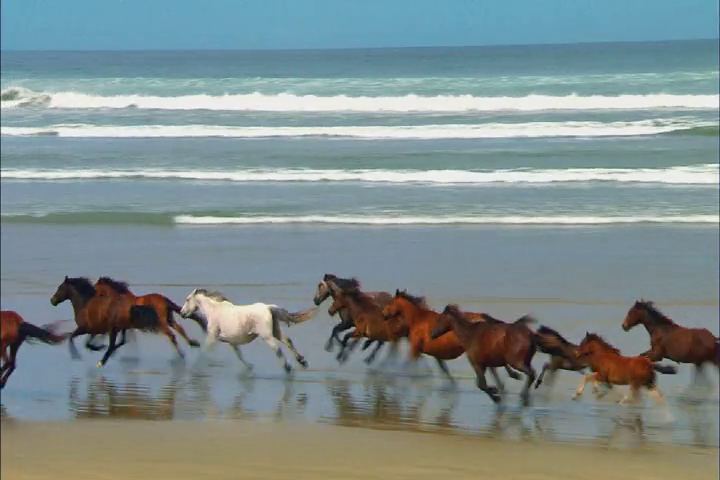
#> input picture frame 12 of CV/horses.mp4, 720 x 480 px
$ python cvideo.py
#> lines starting #> are read from the running program, lines starting #| are printed output that depends on the picture; after the words box and inside, x2 and y2 are one past the last pixel; in counts of white or black regions, pixels touching at a corner belong together
import cv2
import numpy
import matplotlib.pyplot as plot

def video_test():
    # 读取视频文件
    cap = cv2.VideoCapture('./horses.mp4')

    # 定义codec和视频写入对象(fps,size)
    fourcc = cv2.VideoWriter_fourcc(*'DIVX')
    out = cv2.VideoWriter('output.avi',fourcc,20.0,(480,720))

    while(cap.isOpened()):
        # 获取帧frame
        ret,frame = cap.read()
#> frame is the input picture: shape (480, 720, 3); mean B, G, R 143.3, 143, 128.6
        # 帧处理
        #print(frame.shape)
        if ret == True :
            img_gray = cv2.cvtColor(frame,cv2.COLOR_BGR2GRAY)
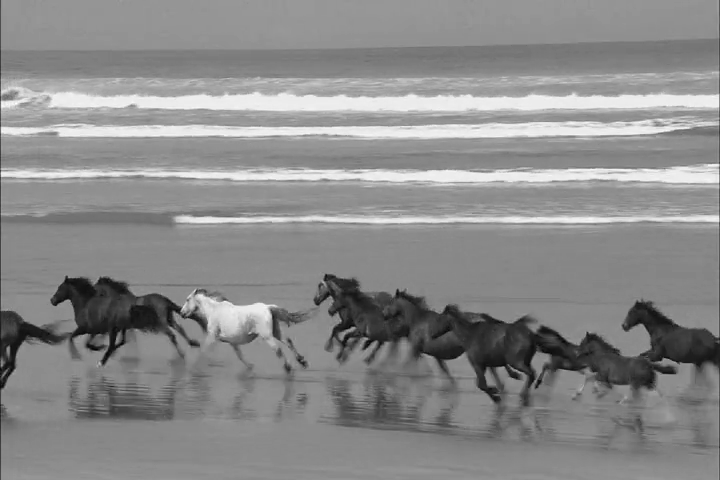
#> img_gray: shape (480, 720); min 1, max 255, mean 138.7
            img_gb = cv2.GaussianBlur(img_gray,(5,5),0)
            edges = cv2.Canny(img_gb,80,150)
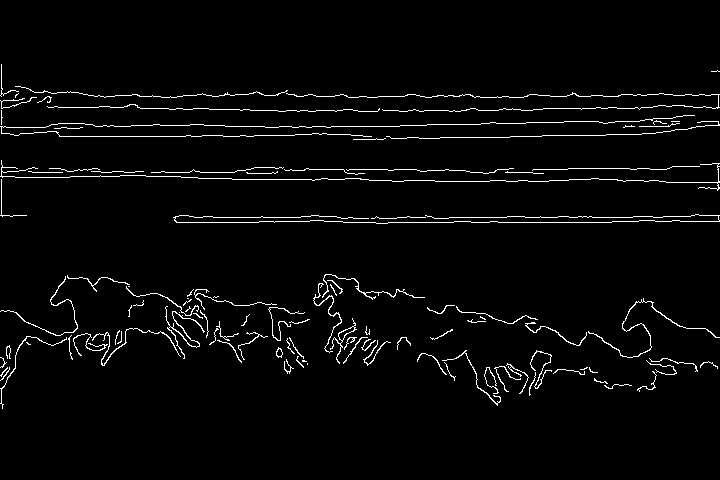
#> edges: shape (480, 720); 3% white in thin lines or dots, all inside (x1, y1, x2, y2) = (0, 64, 720, 409)
            flip = cv2.flip(edges,1)
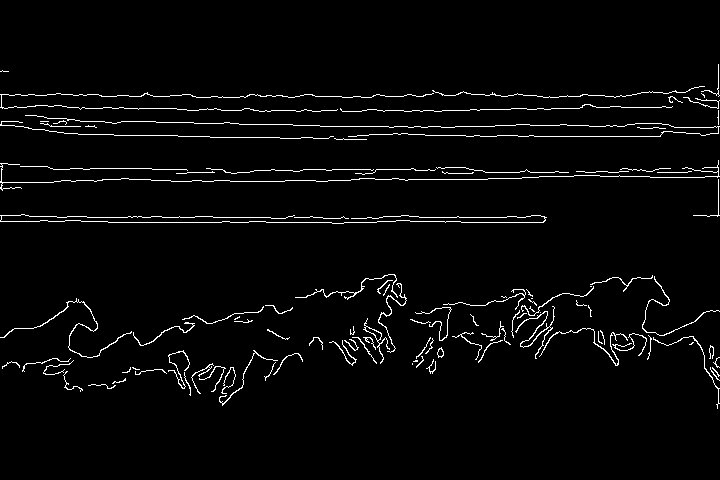
#> flip: shape (480, 720); 3% white in thin lines or dots, all inside (x1, y1, x2, y2) = (0, 64, 720, 409)
            out.write(edges)
            # cv2.imshow('frame',flip)
            if cv2.waitKey(50) & 0xFF == ord('q') :
#> (key q is pressed here)
                break
        else : break

    cap.release()
    out.release()
    cv2.destroyAllWindows()


if __name__ == '__main__':
    video_test()

$ run again, starting later in the video
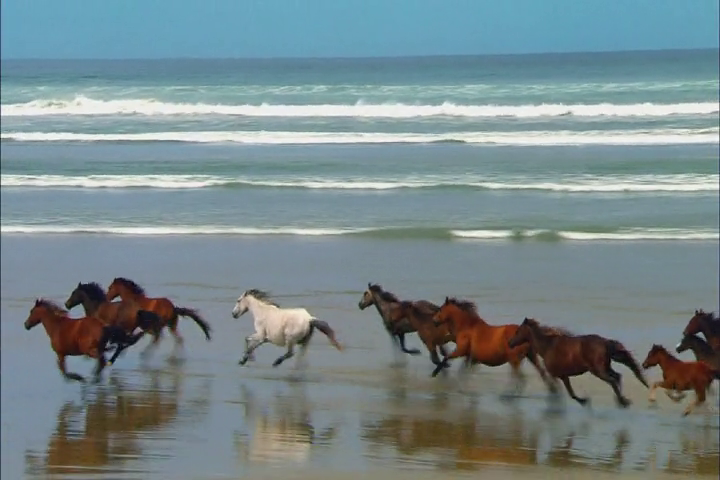
#> input picture frame 54 of CV/horses.mp4, 720 x 480 px
#> in video_test, frame is the input picture: shape (480, 720, 3); mean B, G, R 140.8, 137.7, 120.7
#> in video_test, `edges = cv2.Canny(img_gb,80,150)`:
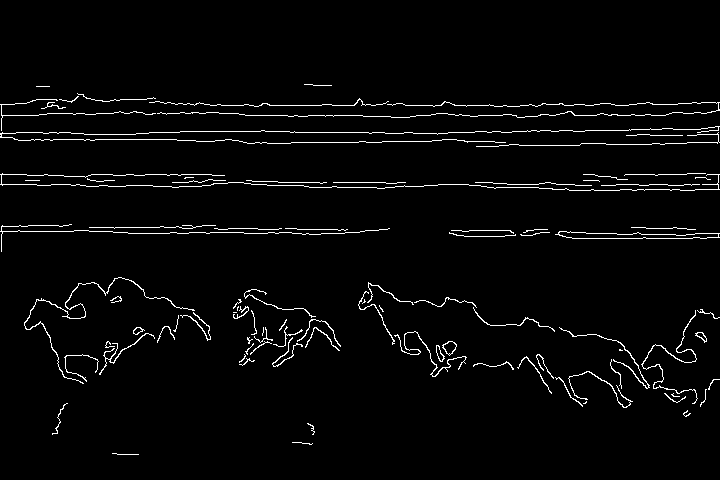
#> edges: shape (480, 720); 2.9% white in thin lines or dots, all inside (x1, y1, x2, y2) = (0, 84, 720, 455)
#> in video_test, `flip = cv2.flip(edges,1)`:
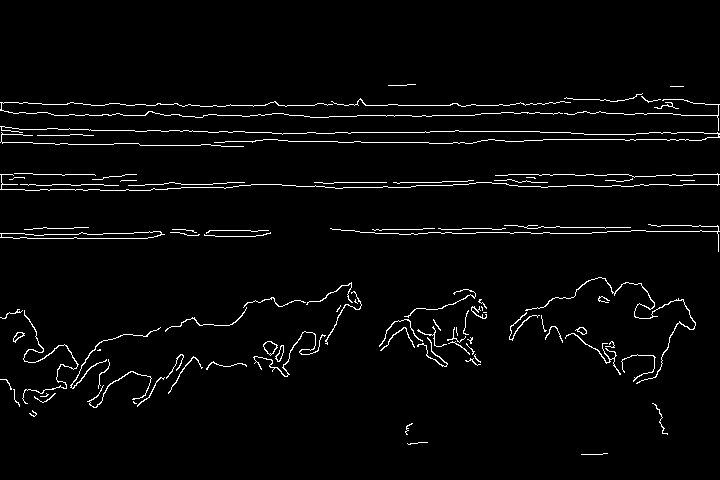
#> flip: shape (480, 720); 2.9% white in thin lines or dots, all inside (x1, y1, x2, y2) = (0, 84, 720, 455)

$ run again, starting later in the video
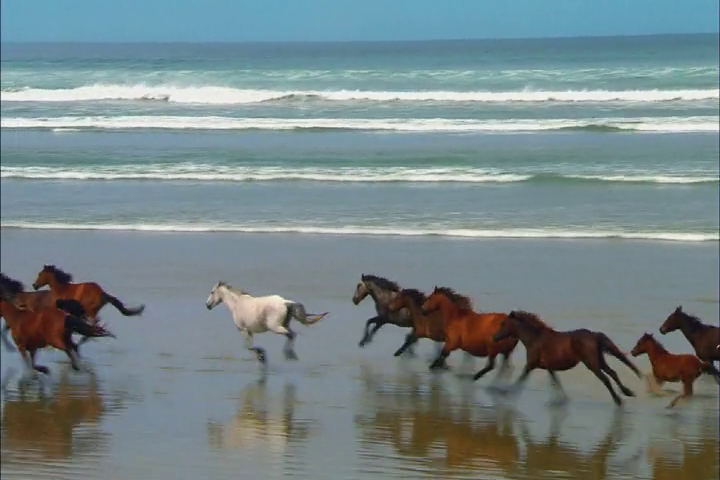
#> input picture frame 96 of CV/horses.mp4, 720 x 480 px
#> in video_test, frame is the input picture: shape (480, 720, 3); mean B, G, R 137.6, 135.2, 119.7
#> in video_test, `edges = cv2.Canny(img_gb,80,150)`:
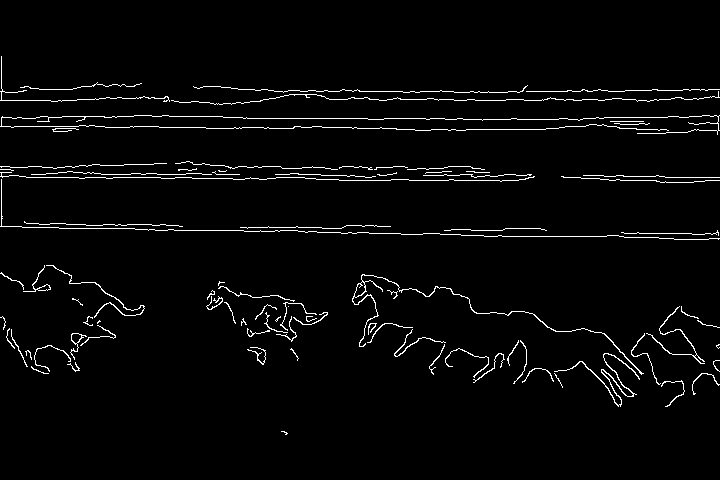
#> edges: shape (480, 720); 2.9% white in thin lines or dots, all inside (x1, y1, x2, y2) = (0, 56, 720, 435)
#> in video_test, `flip = cv2.flip(edges,1)`:
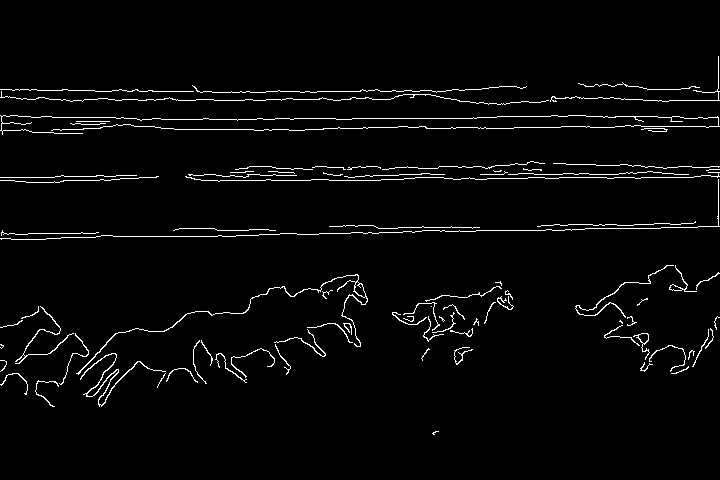
#> flip: shape (480, 720); 2.9% white in thin lines or dots, all inside (x1, y1, x2, y2) = (0, 56, 720, 435)
